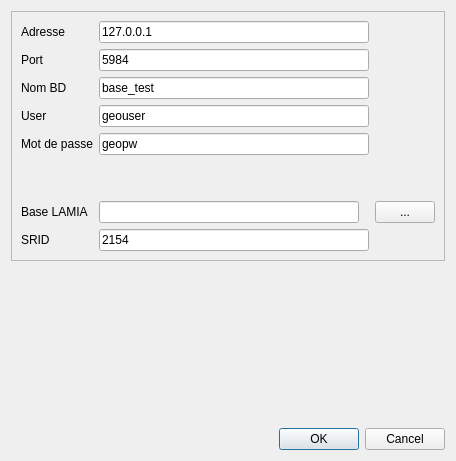
<?xml version="1.0" encoding="UTF-8"?>
<ui version="4.0">
 <class>Dialog</class>
 <widget class="QDialog" name="Dialog">
  <property name="geometry">
   <rect>
    <x>0</x>
    <y>0</y>
    <width>456</width>
    <height>461</height>
   </rect>
  </property>
  <property name="sizePolicy">
   <sizepolicy hsizetype="Expanding" vsizetype="Expanding">
    <horstretch>0</horstretch>
    <verstretch>0</verstretch>
   </sizepolicy>
  </property>
  <property name="windowTitle">
   <string>Dialog</string>
  </property>
  <layout class="QVBoxLayout" name="verticalLayout">
   <item>
    <widget class="QFrame" name="frame">
     <property name="frameShape">
      <enum>QFrame::StyledPanel</enum>
     </property>
     <property name="frameShadow">
      <enum>QFrame::Raised</enum>
     </property>
     <layout class="QGridLayout" name="gridLayout" columnstretch="0,0,0" columnminimumwidth="0,0,0">
      <item row="6" column="0">
       <spacer name="verticalSpacer_2">
        <property name="orientation">
         <enum>Qt::Vertical</enum>
        </property>
        <property name="sizeHint" stdset="0">
         <size>
          <width>20</width>
          <height>40</height>
         </size>
        </property>
       </spacer>
      </item>
      <item row="3" column="0">
       <widget class="QLabel" name="label_4">
        <property name="text">
         <string>User</string>
        </property>
       </widget>
      </item>
      <item row="4" column="0">
       <widget class="QLabel" name="label_5">
        <property name="text">
         <string>Mot de passe</string>
        </property>
       </widget>
      </item>
      <item row="7" column="0">
       <widget class="QLabel" name="label_6">
        <property name="text">
         <string>Base LAMIA</string>
        </property>
       </widget>
      </item>
      <item row="1" column="0">
       <widget class="QLabel" name="label_2">
        <property name="text">
         <string>Port</string>
        </property>
       </widget>
      </item>
      <item row="7" column="2">
       <widget class="QPushButton" name="pushButton_filechoose">
        <property name="maximumSize">
         <size>
          <width>60</width>
          <height>16777215</height>
         </size>
        </property>
        <property name="text">
         <string>...</string>
        </property>
       </widget>
      </item>
      <item row="7" column="1">
       <widget class="QLineEdit" name="lineEdit_nom_LAMIA">
        <property name="minimumSize">
         <size>
          <width>260</width>
          <height>0</height>
         </size>
        </property>
        <property name="maximumSize">
         <size>
          <width>200</width>
          <height>16777215</height>
         </size>
        </property>
       </widget>
      </item>
      <item row="3" column="1">
       <widget class="QLineEdit" name="lineEdit_user">
        <property name="text">
         <string>geouser</string>
        </property>
       </widget>
      </item>
      <item row="0" column="0">
       <widget class="QLabel" name="label">
        <property name="text">
         <string>Adresse</string>
        </property>
       </widget>
      </item>
      <item row="2" column="0">
       <widget class="QLabel" name="label_3">
        <property name="text">
         <string>Nom BD</string>
        </property>
       </widget>
      </item>
      <item row="2" column="1">
       <widget class="QLineEdit" name="lineEdit_nom">
        <property name="text">
         <string>base_test</string>
        </property>
       </widget>
      </item>
      <item row="1" column="1">
       <widget class="QLineEdit" name="lineEdit_port">
        <property name="text">
         <string>5984</string>
        </property>
       </widget>
      </item>
      <item row="0" column="1">
       <widget class="QLineEdit" name="lineEdit_adresse">
        <property name="text">
         <string>127.0.0.1</string>
        </property>
       </widget>
      </item>
      <item row="4" column="1">
       <widget class="QLineEdit" name="lineEdit_password">
        <property name="text">
         <string>geopw</string>
        </property>
       </widget>
      </item>
      <item row="8" column="0">
       <widget class="QLabel" name="label_7">
        <property name="text">
         <string>SRID</string>
        </property>
       </widget>
      </item>
      <item row="8" column="1">
       <widget class="QLineEdit" name="lineEdit_SRID">
        <property name="text">
         <string>2154</string>
        </property>
       </widget>
      </item>
     </layout>
    </widget>
   </item>
   <item>
    <spacer name="verticalSpacer">
     <property name="orientation">
      <enum>Qt::Vertical</enum>
     </property>
     <property name="sizeHint" stdset="0">
      <size>
       <width>20</width>
       <height>40</height>
      </size>
     </property>
    </spacer>
   </item>
   <item>
    <widget class="QDialogButtonBox" name="buttonBox">
     <property name="orientation">
      <enum>Qt::Horizontal</enum>
     </property>
     <property name="standardButtons">
      <set>QDialogButtonBox::Cancel|QDialogButtonBox::Ok</set>
     </property>
    </widget>
   </item>
  </layout>
 </widget>
 <resources/>
 <connections>
  <connection>
   <sender>buttonBox</sender>
   <signal>accepted()</signal>
   <receiver>Dialog</receiver>
   <slot>accept()</slot>
   <hints>
    <hint type="sourcelabel">
     <x>248</x>
     <y>254</y>
    </hint>
    <hint type="destinationlabel">
     <x>157</x>
     <y>274</y>
    </hint>
   </hints>
  </connection>
  <connection>
   <sender>buttonBox</sender>
   <signal>rejected()</signal>
   <receiver>Dialog</receiver>
   <slot>reject()</slot>
   <hints>
    <hint type="sourcelabel">
     <x>316</x>
     <y>260</y>
    </hint>
    <hint type="destinationlabel">
     <x>286</x>
     <y>274</y>
    </hint>
   </hints>
  </connection>
 </connections>
</ui>
